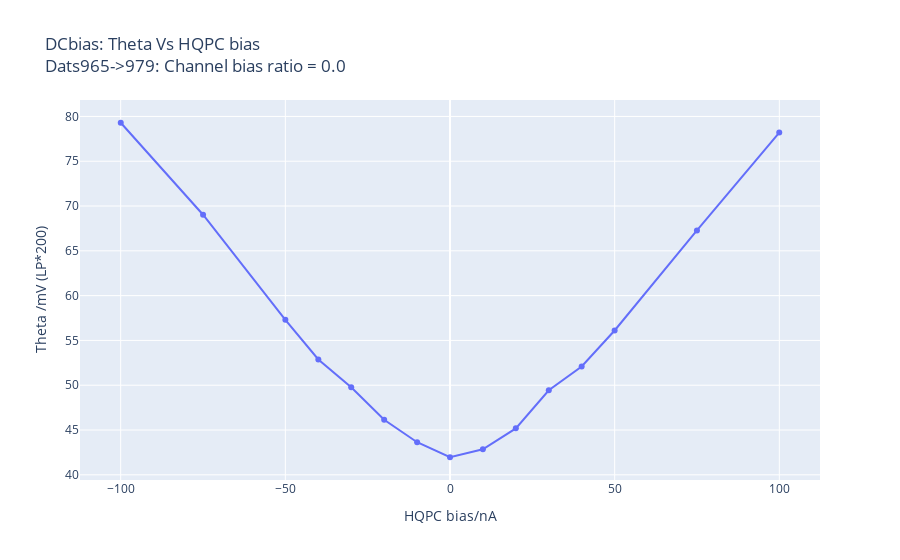
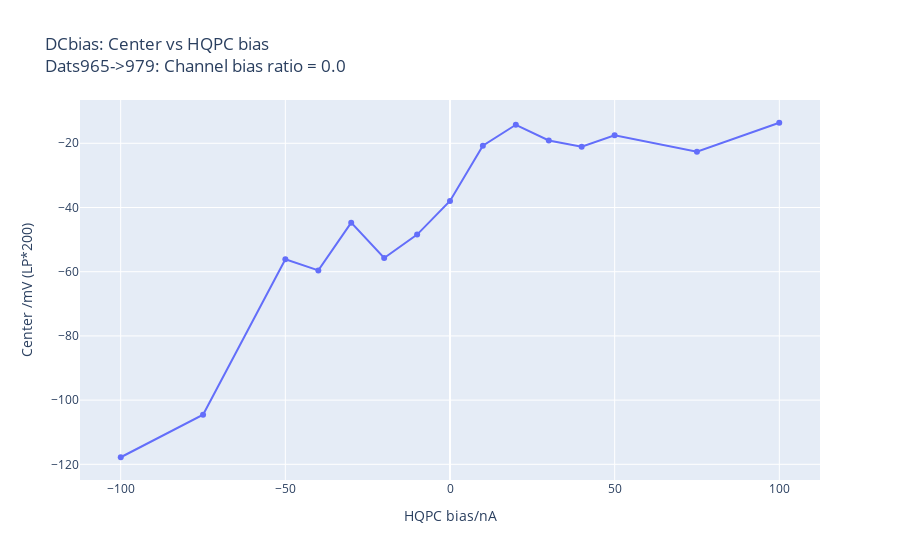

Write notebook code for charts like these, in order.
### Code cell
# data_key = 'theta'
# ylabel = 'Theta /mV (LP*200)'
hqpc_biases = set([round(dat.Logs.fds['R2T(10M)']) for dat in dats])

for data_key, ylabel, title, fname in zip(['theta', 'mid'], ['Theta /mV (LP*200)', 'Center /mV (LP*200)'], ['DCbias: Theta Vs HQPC bias', 'DCbias: Center vs HQPC bias'], ['ThetaVsHPQC', 'CenterVsHQPC']):
    dat_chunks = np.flip(np.reshape(np.array(dats), (int(len(dats)/len(hqpc_biases)), -1)), axis=0)

    xs, datas, ids, titles = list(), list(), list(), list()
    # for ratio in ratios:
    for dat_chunk in dat_chunks:
    #     ds = [dat for dat in dats if round(dat.Logs.fds['TC/0.001']/dat.Logs.fds['R2T(10M)'], 2) == ratio]
        ds = dat_chunk

        ratio = round(np.mean([-1*dat.Logs.fds['TC/0.001']/dat.Logs.fds['R2T(10M)'] if not np.isclose(dat.Logs.fds['R2T(10M)'],0) else 0 for dat in ds]), 4)

        datas.append(np.array([getattr(dat.Transition.avg_fit.best_values, data_key) for dat in ds]))
        xs.append(np.array([dat.Logs.fds['R2T(10M)']/10 for dat in ds]))
        ids.append(ratio)
        titles.append(f'{title}<br>Dats{ds[0].datnum}->{ds[-1].datnum}: Channel bias ratio = {ratio}')

    fig = PlU.get_figure(datas, xs, ids=ids, titles=titles, labels=None, xlabel='HQPC bias/nA', ylabel=ylabel, plot_kwargs={'mode':'lines+markers'})
#     fig.write_html(export_path+f'Dats{dats[0].datnum}-{dats[-1].datnum}{fname}.html')
    fig.show()

### Figure 1 — Plotly figure (JSON) as saved in the notebook; plotly's stock layout.template omitted (floating-point values rounded to 4 significant figures)
{"data": [{"mode": "lines+markers", "type": "scatter", "visible": true, "x": [99.98, 74.98, 49.99, 39.98, 30, 19.99, 9.98, 0, -9.979, -19.99, -30.0, -39.98, -49.99, -74.98, -99.98], "y": [78.2, 67.27, 56.11, 52.09, 49.44, 45.18, 42.85, 41.96, 43.64, 46.15, 49.77, 52.87, 57.3, 69.03, 79.3]}], "layout": {"autosize": true, "sliders": [{"active": 0, "currentvalue": {"prefix": ""}, "pad": {"t": 50}, "steps": [{"args": [{"visible": [true]}, {"title": "DCbias: Theta Vs HQPC bias<br>Dats965->979: Channel bias ratio = 0.0"}, {"mode": "lines+markers"}], "label": "0.0", "method": "update"}]}], "title": {"text": "DCbias: Theta Vs HQPC bias<br>Dats965->979: Channel bias ratio = 0.0"}, "xaxis": {"autorange": true, "range": [-111.7, 111.8], "title": {"text": "HQPC bias/nA"}, "type": "linear"}, "yaxis": {"autorange": true, "range": [39.23, 82.03], "title": {"text": "Theta /mV (LP*200)"}, "type": "linear"}}}

### Figure 2 — Plotly figure (JSON) as saved in the notebook; plotly's stock layout.template omitted (floating-point values rounded to 4 significant figures)
{"data": [{"mode": "lines+markers", "type": "scatter", "visible": true, "x": [99.98, 74.98, 49.99, 39.98, 30, 19.99, 9.98, 0, -9.979, -19.99, -30.0, -39.98, -49.99, -74.98, -99.98], "y": [-13.6, -22.61, -17.48, -21.05, -19.11, -14.23, -20.75, -37.96, -48.44, -55.74, -44.72, -59.6, -56.13, -104.6, -117.8]}], "layout": {"autosize": true, "sliders": [{"active": 0, "currentvalue": {"prefix": ""}, "pad": {"t": 50}, "steps": [{"args": [{"visible": [true]}, {"title": "DCbias: Center vs HQPC bias<br>Dats965->979: Channel bias ratio = 0.0"}, {"mode": "lines+markers"}], "label": "0.0", "method": "update"}]}], "title": {"text": "DCbias: Center vs HQPC bias<br>Dats965->979: Channel bias ratio = 0.0"}, "xaxis": {"autorange": true, "range": [-111.7, 111.8], "title": {"text": "HQPC bias/nA"}, "type": "linear"}, "yaxis": {"autorange": true, "range": [-125.4, -5.969], "title": {"text": "Center /mV (LP*200)"}, "type": "linear"}}}
